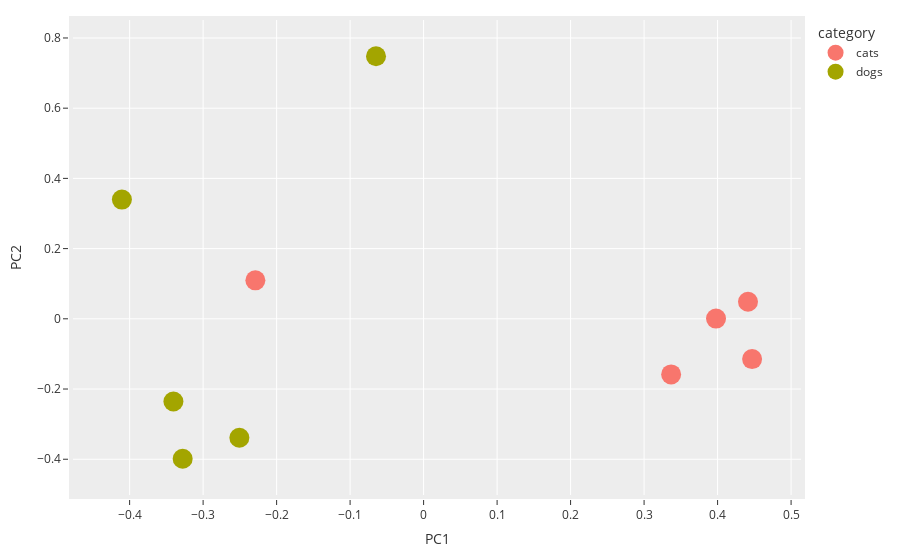

Write notebook code for a chart like this one.
### Markdown cell above
What do they look like?

### Code cell
fig = plot_vectors(emb_array, sent_inputs)
fig.show()

### Figure 1 — Plotly figure (JSON) as saved in the notebook; plotly's stock layout.template omitted (floating-point values rounded to 4 significant figures)
{"data": [{"customdata": [["The Bengal showed off its striking coat pattern."], ["A lion's powerful roar echoed through the plains."], ["A leopard's spots provided perfect camouflage in the dappled light."], ["A cheetah's unmatched speed allowed it to outrun its prey."], ["The Sphynx basked in the warmth of its owner's lap."]], "hovertemplate": "category=cats<br>PC1=%{x}<br>PC2=%{y}<br>sentence=%{customdata[0]}<extra></extra>", "legendgroup": "cats", "marker": {"color": "#F8766D", "size": 20, "symbol": "circle"}, "mode": "markers", "name": "cats", "orientation": "v", "showlegend": true, "type": "scatter", "x": [0.4414, 0.3368, 0.3979, 0.447, -0.2289], "xaxis": "x", "y": [0.0485, -0.1584, 0.000632, -0.1146, 0.1095], "yaxis": "y"}, {"customdata": [["The golden retriever chased after the frisbee."], ["The playful puppy rolled in the grass."], ["A loyal companion is always by your side."], ["The Labrador retriever enjoyed playing in the water."], ["The family adopted a furry friend from the shelter."]], "hovertemplate": "category=dogs<br>PC1=%{x}<br>PC2=%{y}<br>sentence=%{customdata[0]}<extra></extra>", "legendgroup": "dogs", "marker": {"color": "#A3A500", "size": 20, "symbol": "circle"}, "mode": "markers", "name": "dogs", "orientation": "v", "showlegend": true, "type": "scatter", "x": [-0.3278, -0.2506, -0.06476, -0.3404, -0.4105], "xaxis": "x", "y": [-0.3986, -0.3389, 0.7479, -0.2355, 0.3395], "yaxis": "y"}], "layout": {"legend": {"title": {"text": "category"}, "tracegroupgap": 0}, "margin": {"b": 20, "l": 20, "pad": 4, "r": 20, "t": 20}, "xaxis": {"anchor": "y", "domain": [0, 1], "title": {"text": "PC1"}}, "yaxis": {"anchor": "x", "domain": [0, 1], "title": {"text": "PC2"}}}}
